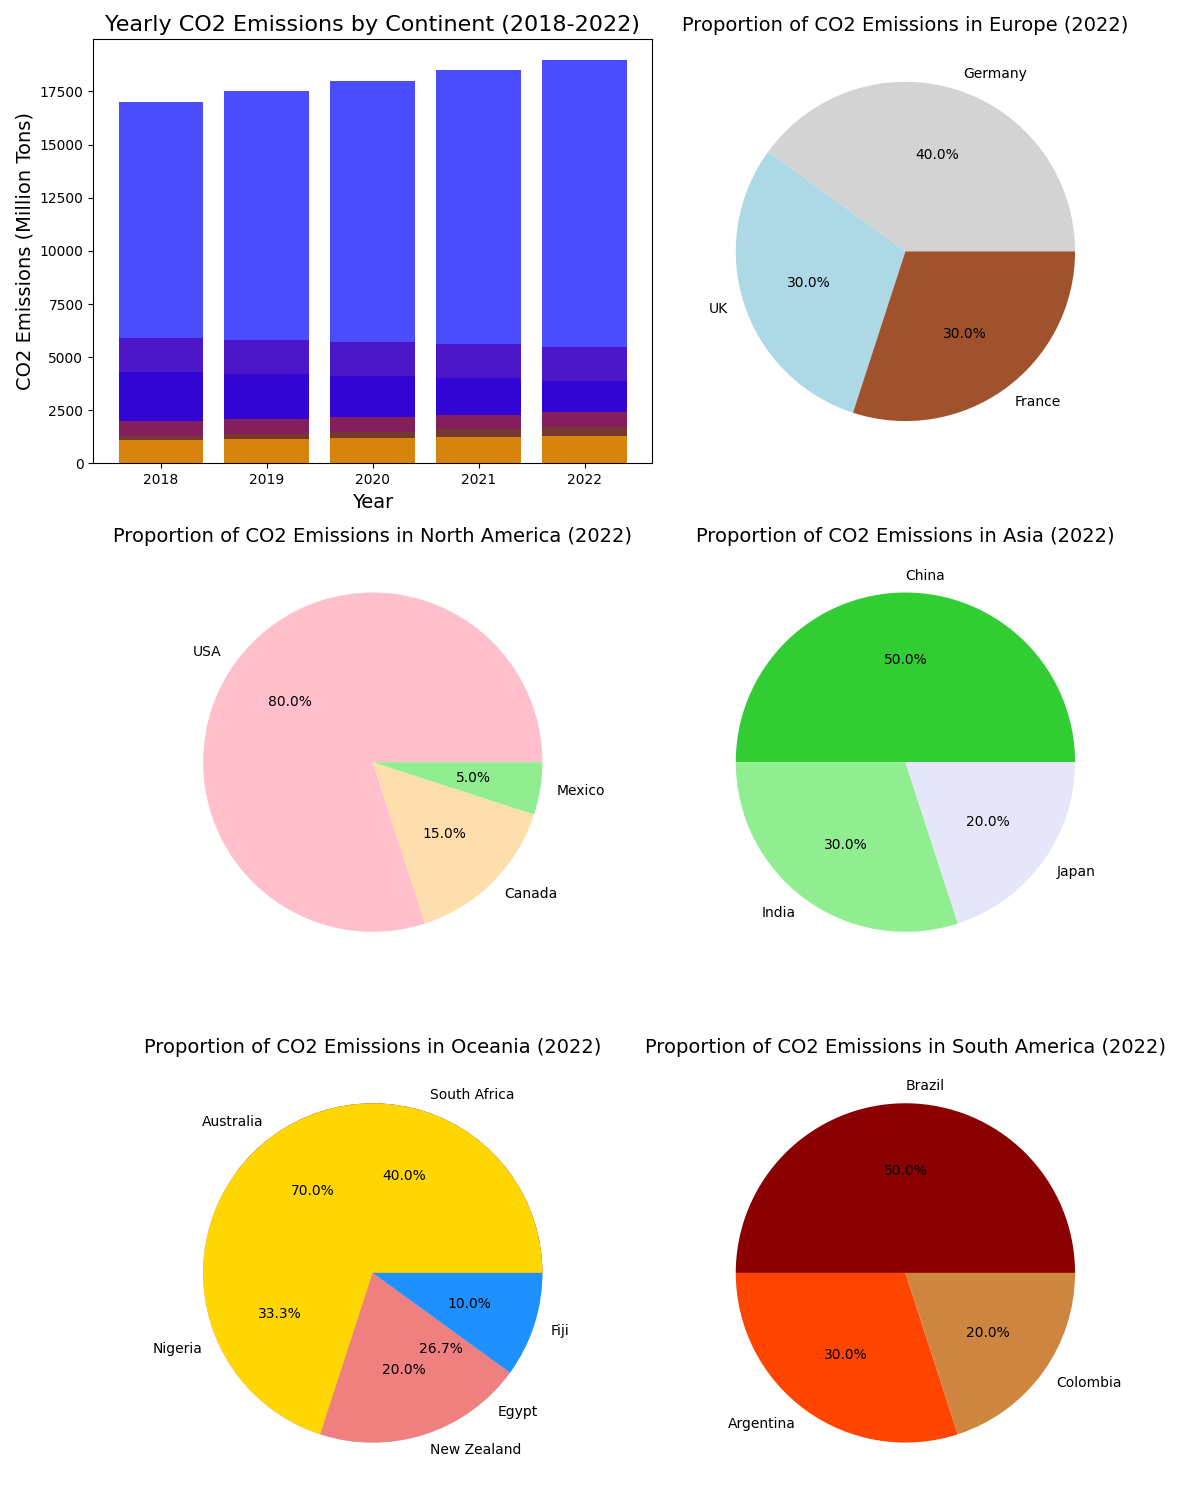

This chart was generated by the following Python code:
import matplotlib.pyplot as plt

years = ['2018', '2019', '2020', '2021', '2022']
emissions_na = [5900, 5800, 5700, 5600, 5500]
emissions_eu = [4300, 4200, 4100, 4000, 3900]
emissions_as = [17000, 17500, 18000, 18500, 19000]
emissions_af = [1300, 1400, 1500, 1600, 1700]
emissions_sa = [2000, 2100, 2200, 2300, 2400]
emissions_oc = [1100, 1150, 1200, 1250, 1300]  # New data for Oceania

countries_na = ['USA', 'Canada', 'Mexico']
proportion_na = [80, 15, 5]

countries_eu = ['Germany', 'UK', 'France']
proportion_eu = [40, 30, 30]

countries_as = ['China', 'India', 'Japan']
proportion_as = [50, 30, 20]

countries_af = ['South Africa', 'Nigeria', 'Egypt']
proportion_af = [30, 25, 20]

countries_sa = ['Brazil', 'Argentina', 'Colombia']
proportion_sa = [50, 30, 20]

countries_oc = ['Australia', 'New Zealand', 'Fiji']  # New countries for Oceania
proportion_oc = [70, 20, 10]  # New proportions for Oceania

fig, axs = plt.subplots(nrows=3, ncols=2, figsize=(12, 15))  # Adjust layout for additional pie chart

axs[0, 0].bar(years, emissions_na, color='red', alpha=0.7)
axs[0, 0].bar(years, emissions_eu, color='purple', alpha=0.7)
axs[0, 0].bar(years, emissions_as, color='blue', alpha=0.7)
axs[0, 0].bar(years, emissions_af, color='green', alpha=0.7)
axs[0, 0].bar(years, emissions_sa, color='brown', alpha=0.7)
axs[0, 0].bar(years, emissions_oc, color='orange', alpha=0.7)  # Add new Oceania data to bar chart
axs[0, 0].set_title('Yearly CO2 Emissions by Continent (2018-2022)', fontsize=16)
axs[0, 0].set_xlabel('Year', fontsize=14)
axs[0, 0].set_ylabel('CO2 Emissions (Million Tons)', fontsize=14)

axs[1, 0].pie(proportion_na, labels=countries_na, autopct='%1.1f%%', colors=['pink', 'navajowhite', 'lightgreen'])
axs[1, 0].set_title('Proportion of CO2 Emissions in North America (2022)', fontsize=14)

axs[0, 1].pie(proportion_eu, labels=countries_eu, autopct='%1.1f%%', colors=['lightgrey', 'lightblue', 'sienna'])
axs[0, 1].set_title('Proportion of CO2 Emissions in Europe (2022)', fontsize=14)

axs[1, 1].pie(proportion_as, labels=countries_as, autopct='%1.1f%%', colors=['limegreen', 'lightgreen', 'lavender'])
axs[1, 1].set_title('Proportion of CO2 Emissions in Asia (2022)', fontsize=14)

axs[2, 0].pie(proportion_af, labels=countries_af, autopct='%1.1f%%', colors=['purple', 'violet', 'lightblue'])
axs[2, 0].set_title('Proportion of CO2 Emissions in Africa (2022)', fontsize=14)

axs[2, 1].pie(proportion_sa, labels=countries_sa, autopct='%1.1f%%', colors=['darkred', 'orangered', 'peru'])
axs[2, 1].set_title('Proportion of CO2 Emissions in South America (2022)', fontsize=14)

axs[2, 0].pie(proportion_oc, labels=countries_oc, autopct='%1.1f%%', colors=['gold', 'lightcoral', 'dodgerblue'])
axs[2, 0].set_title('Proportion of CO2 Emissions in Oceania (2022)', fontsize=14)  # New pie chart for Oceania

plt.tight_layout()
plt.show()
